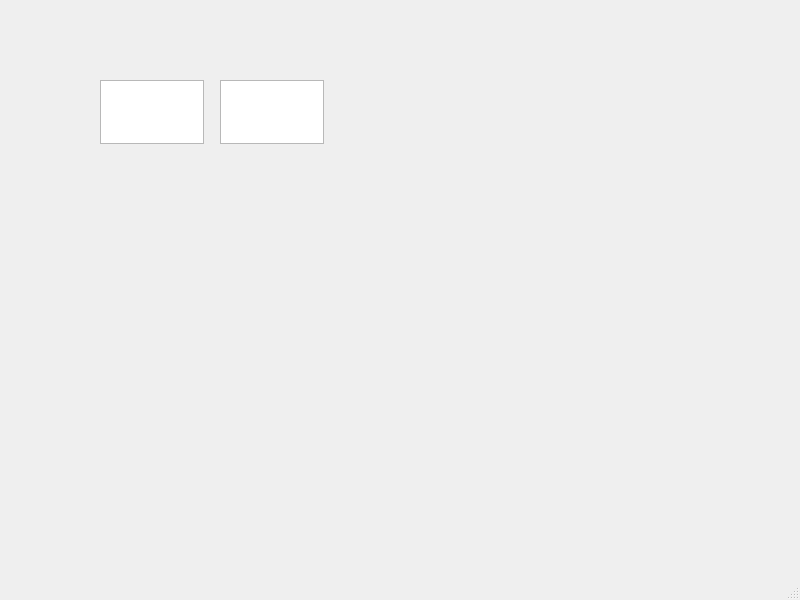
<?xml version="1.0" encoding="UTF-8"?>
<ui version="4.0">
 <class>MainWindow</class>
 <widget class="QMainWindow" name="MainWindow">
  <property name="geometry">
   <rect>
    <x>0</x>
    <y>0</y>
    <width>800</width>
    <height>600</height>
   </rect>
  </property>
  <property name="windowTitle">
   <string>Pruebas</string>
  </property>
  <widget class="QWidget" name="centralwidget">
   <widget class="QTextEdit" name="textEdit">
    <property name="geometry">
     <rect>
      <x>100</x>
      <y>80</y>
      <width>104</width>
      <height>64</height>
     </rect>
    </property>
   </widget>
   <widget class="QTextEdit" name="textEdit_2">
    <property name="geometry">
     <rect>
      <x>220</x>
      <y>80</y>
      <width>104</width>
      <height>64</height>
     </rect>
    </property>
   </widget>
  </widget>
  <widget class="QMenuBar" name="menubar">
   <property name="geometry">
    <rect>
     <x>0</x>
     <y>0</y>
     <width>800</width>
     <height>33</height>
    </rect>
   </property>
  </widget>
  <widget class="QStatusBar" name="statusbar"/>
 </widget>
 <resources/>
 <connections/>
</ui>
